Frame 1 (no input): blank canvas, image omitted
Frame 60 (the mouse pressed at the canvas centre just before this capture): blank canvas, image omitted
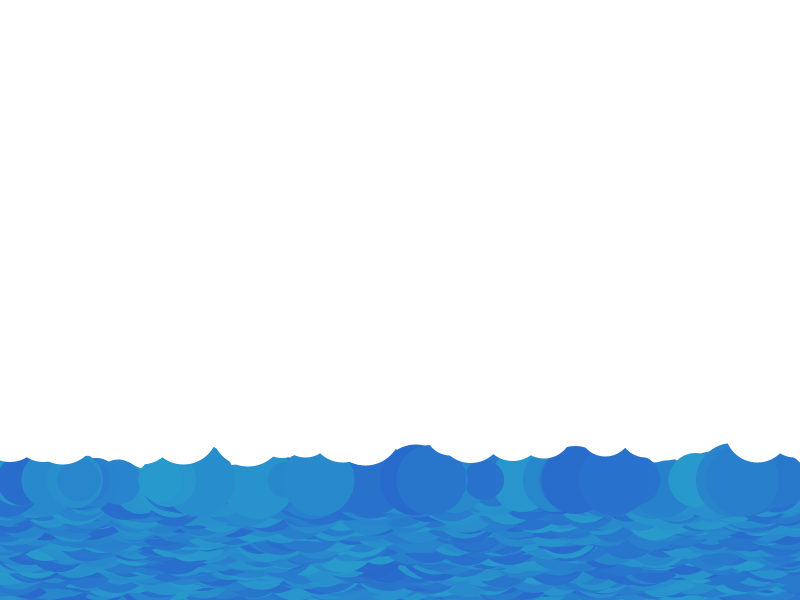
Frame 120 (the mouse held since frame 60 and released just before this capture)

The Processing sketch whose frames 1 and 60 were blank and that drew this single picture after the mouse press (run headless with seeded random() and noise(); from frame 60 on, the mouse is pressed at the canvas centre):

// Processing sketch: processing_66421
// ── processing_66421.pde

int i;
float seaLevel = 0;
boolean seaLevelRising = true;
boolean sketchClicked = false;

void setup() {
  size(800, 600);
  background(255);
  smooth();
  noStroke();
  colorMode(HSB, 100, 100, 100, 100);

  frameRate(30);
}

void draw() {

  if (mousePressed)
    sketchClicked = true;

  if (!sketchClicked)
    return;

  if (seaLevelRising) {
    seaLevel += 2;
  } 
  else {
    seaLevel -= 5;
  }

  if (seaLevelRising && seaLevel >= height-5) {
    seaLevelRising = false;
  } 
  else if (!seaLevelRising && seaLevel <= 0) {
    seaLevelRising = true;
  }

  // Check if we're rising, and draw sea first
  if (seaLevelRising) {
    for (i = 0; i < 50; i++) {
      fill(random(55, 60), 80, 80);
      int size = int(random(35, 75));
      ellipse(random(width), height - seaLevel, size, size);
    }
  }

  // Draw white circles in both cases
  for (i = 0; i < 50; i++) {
    fill(100);
    int size = int(random(35, 75));
    ellipse(random(width), height - seaLevel - 50, size, size);
  }
}
